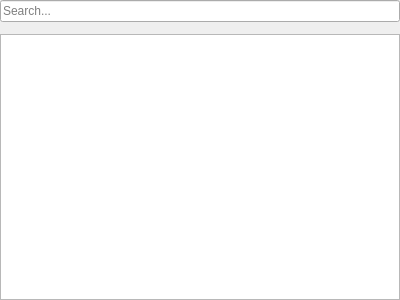
<?xml version="1.0" encoding="UTF-8"?>
<ui version="4.0">
 <class>SearchSortTableWidget</class>
 <widget class="QWidget" name="SearchSortTableWidget">
  <property name="geometry">
   <rect>
    <x>0</x>
    <y>0</y>
    <width>400</width>
    <height>300</height>
   </rect>
  </property>
  <property name="windowTitle">
   <string>Form</string>
  </property>
  <layout class="QVBoxLayout" name="verticalLayout_2">
   <property name="leftMargin">
    <number>0</number>
   </property>
   <property name="topMargin">
    <number>0</number>
   </property>
   <property name="rightMargin">
    <number>0</number>
   </property>
   <property name="bottomMargin">
    <number>0</number>
   </property>
   <item>
    <widget class="QLineEdit" name="searchbar">
     <property name="placeholderText">
      <string>Search...</string>
     </property>
     <property name="clearButtonEnabled">
      <bool>true</bool>
     </property>
    </widget>
   </item>
   <item>
    <widget class="QWidget" name="cont" native="true"/>
   </item>
   <item>
    <widget class="QTableView" name="table">
     <property name="alternatingRowColors">
      <bool>true</bool>
     </property>
     <property name="sortingEnabled">
      <bool>true</bool>
     </property>
     <attribute name="horizontalHeaderVisible">
      <bool>true</bool>
     </attribute>
     <attribute name="horizontalHeaderCascadingSectionResizes">
      <bool>true</bool>
     </attribute>
     <attribute name="horizontalHeaderShowSortIndicator" stdset="0">
      <bool>true</bool>
     </attribute>
     <attribute name="horizontalHeaderStretchLastSection">
      <bool>true</bool>
     </attribute>
     <attribute name="verticalHeaderVisible">
      <bool>false</bool>
     </attribute>
     <attribute name="verticalHeaderCascadingSectionResizes">
      <bool>false</bool>
     </attribute>
     <attribute name="verticalHeaderShowSortIndicator" stdset="0">
      <bool>false</bool>
     </attribute>
     <attribute name="verticalHeaderStretchLastSection">
      <bool>false</bool>
     </attribute>
    </widget>
   </item>
  </layout>
 </widget>
 <resources/>
 <connections/>
</ui>
